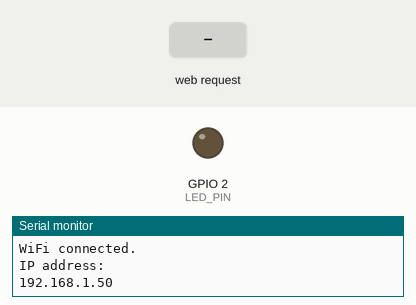
Recording of a sketch running on a simulated ESP32. Shown: output pins drawn as LEDs (lit = HIGH), the last lines printed to the serial monitor. Inputs (shaded band) come from the test bench. WiFi joins after 1.5 s; servers stay silent unless stated.

Above: at 3.2 s.
3.3 s: HTTP request GET /led/on received
At 3.9 s:
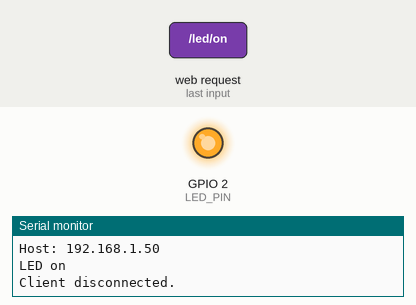
4.8 s: HTTP request GET /led/off received
At 6.0 s:
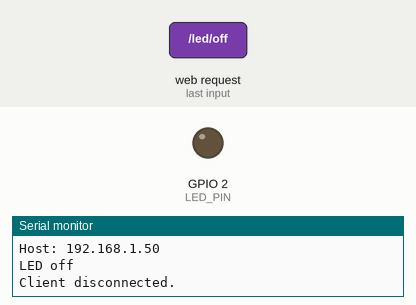
6.3 s: HTTP request GET /led/1 received
At 7.4 s:
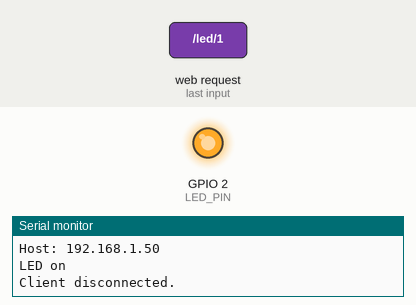
7.8 s: HTTP request GET /led/0 received
At 8.5 s:
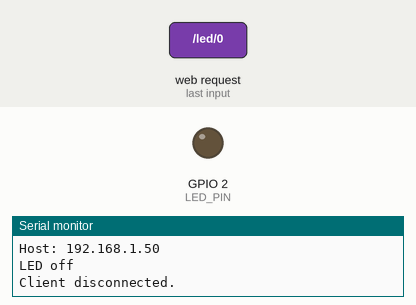
Timing chart, 0 to 10.3 s (numbered marks = the images above; inputs shaded):
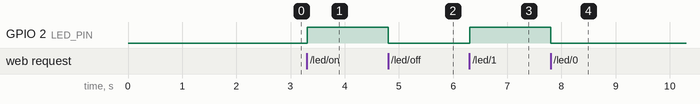

The sketch:

Week09_Homework01.ino
```cpp
#include <Arduino.h>
#include <WiFi.h>

#define LED_PIN 2

const char WIFI_SSID[] = "MI8";
const char WIFI_PASSWD[] = "0916819600";

WiFiServer server(80);

String header;

String ledState = "off";

unsigned long currentTime = millis();
unsigned long previousTime = 0;
const long timeoutTime = 2000;

void setup() {
  Serial.begin(115200);

  pinMode(LED_PIN, OUTPUT);

  digitalWrite(LED_PIN, LOW);

  Serial.print("Connecting to ");
  Serial.println(WIFI_SSID);
  WiFi.begin(WIFI_SSID, WIFI_PASSWD);
  while (WiFi.status() != WL_CONNECTED) {
    delay(1000);
    Serial.print("... ");
  }

  Serial.println("");
  Serial.println("WiFi connected.");
  Serial.println("IP address: ");
  Serial.println(WiFi.localIP());
  server.begin();
}

void loop(){
  WiFiClient client = server.available();

  if (client) {
    currentTime = millis();
    previousTime = currentTime;
    Serial.println("New Client.");
    String currentLine = "";
    while (client.connected() && currentTime - previousTime <= timeoutTime) {
      currentTime = millis();
      if (client.available()) {
        char c = client.read();
        Serial.write(c);
        header += c;
        if (c == '\n') {
          if (currentLine.length() == 0) {
            client.println("HTTP/1.1 200 OK");
            client.println("Content-type:text/html");
            client.println("Connection: close");
            client.println();

            if (header.indexOf("GET /led/on") >= 0) {
              Serial.println("LED on");
              ledState = "on";
              digitalWrite(LED_PIN, true);
            } else if (header.indexOf("GET /led/off") >= 0) {
              Serial.println("LED off");
              ledState = "off";
              digitalWrite(LED_PIN, false);
            }else if (header.indexOf("GET /led/1") >= 0) {
              Serial.println("LED on");
              ledState = "on";
              digitalWrite(LED_PIN, true);
            } else if (header.indexOf("GET /led/0") >= 0) {
              Serial.println("LED off");
              ledState = "off";
              digitalWrite(LED_PIN, false);
            }

            client.println("<!DOCTYPE html><html>");
            client.println("<head><meta name=\"viewport\" content=\"width=device-width, initial-scale=1\">");
            client.println("<link rel=\"icon\" href=\"data:,\">");
            client.println("<style>html { font-family: Helvetica; display: inline-block; margin: 0px auto; text-align: center;}");
            client.println(".button { background-color: #4CAF50; border: none; color: white; padding: 16px 40px;");
            client.println("text-decoration: none; font-size: 30px; margin: 2px; cursor: pointer;}");
            client.println(".button2 {background-color: #555555;}</style></head>");

            client.println("<body><h1>ESP32 Web Server</h1>");

            client.println("<p>LED - State " + ledState + "</p>");
            if (ledState == "off") {
              client.println("<p><a href=\"/led/on\"><button class=\"button\">ON</button></a></p>");
            } else {
              client.println("<p><a href=\"/led/off\"><button class=\"button button2\">OFF</button></a></p>");
            }

            client.println("<div>");
            client.println("<span>Command</span>");
            client.println("<input type=\"text\" id=\"command\" value=\"1\">");
            client.println("<button onclick=\"submitCommand();\">Submit</button>");
            client.println("</div>");

            client.println("<script>function submitCommand() { window.location.href = \"../led/\" + String(document.getElementById(\"command\").value); }</script>");

            client.println("</body></html>");

            client.println();
            break;
          } else {
            currentLine = "";
          }
        } else if (c != '\r') {
          currentLine += c;
        }
      }
    }
    header = "";
    client.stop();
    Serial.println("Client disconnected.");
    Serial.println("");
  }
}
```

Measured:
- after the input at 3.3 s, GPIO 2 (LED_PIN): LOW → HIGH at once
- after the input at 4.8 s, GPIO 2 (LED_PIN): HIGH → LOW at once
- after the input at 6.3 s, GPIO 2 (LED_PIN): LOW → HIGH at once
- after the input at 7.8 s, GPIO 2 (LED_PIN): HIGH → LOW at once
